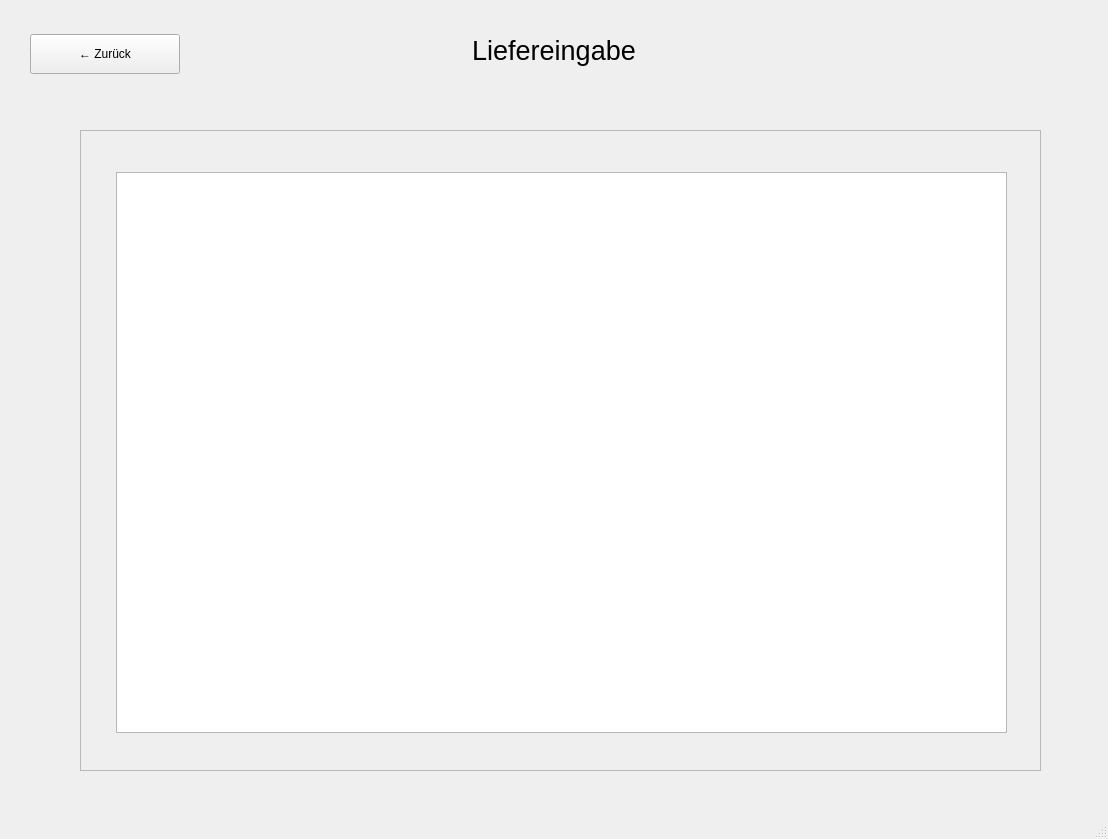
<?xml version="1.0" encoding="UTF-8"?>
<ui version="4.0">
 <class>MainWindow</class>
 <widget class="QMainWindow" name="MainWindow">
  <property name="geometry">
   <rect>
    <x>0</x>
    <y>0</y>
    <width>1108</width>
    <height>839</height>
   </rect>
  </property>
  <property name="windowTitle">
   <string>Liefereingabe</string>
  </property>
  <widget class="QWidget" name="centralwidget">
   <widget class="QLabel" name="label">
    <property name="geometry">
     <rect>
      <x>304</x>
      <y>20</y>
      <width>500</width>
      <height>60</height>
     </rect>
    </property>
    <property name="alignment">
     <set>Qt::AlignCenter</set>
    </property>
    <property name="font">
     <font>
      <pointsize>20</pointsize>
     </font>
    </property>
    <property name="text">
     <string>Liefereingabe</string>
    </property>
   </widget>
   <widget class="QScrollArea" name="scrollArea">
    <property name="geometry">
     <rect>
      <x>80</x>
      <y>130</y>
      <width>961</width>
      <height>641</height>
     </rect>
    </property>
    <property name="widgetResizable">
     <bool>true</bool>
    </property>
    <widget class="QWidget" name="scrollAreaWidgetContents">
     <property name="geometry">
      <rect>
       <x>0</x>
       <y>0</y>
       <width>959</width>
       <height>639</height>
      </rect>
     </property>
     <widget class="QTableWidget" name="tableWidget">
      <property name="geometry">
       <rect>
        <x>35</x>
        <y>41</y>
        <width>891</width>
        <height>561</height>
       </rect>
      </property>
     </widget>
    </widget>
   </widget>
   <widget class="QPushButton" name="backButton">
    <property name="geometry">
     <rect>
      <x>30</x>
      <y>34</y>
      <width>150</width>
      <height>40</height>
     </rect>
    </property>
    <property name="text">
     <string>← Zurück</string>
    </property>
   </widget>
  </widget>
  <widget class="QMenuBar" name="menubar">
   <property name="geometry">
    <rect>
     <x>0</x>
     <y>0</y>
     <width>1108</width>
     <height>26</height>
    </rect>
   </property>
  </widget>
  <widget class="QStatusBar" name="statusbar"/>
 </widget>
 <resources/>
 <connections/>
</ui>
